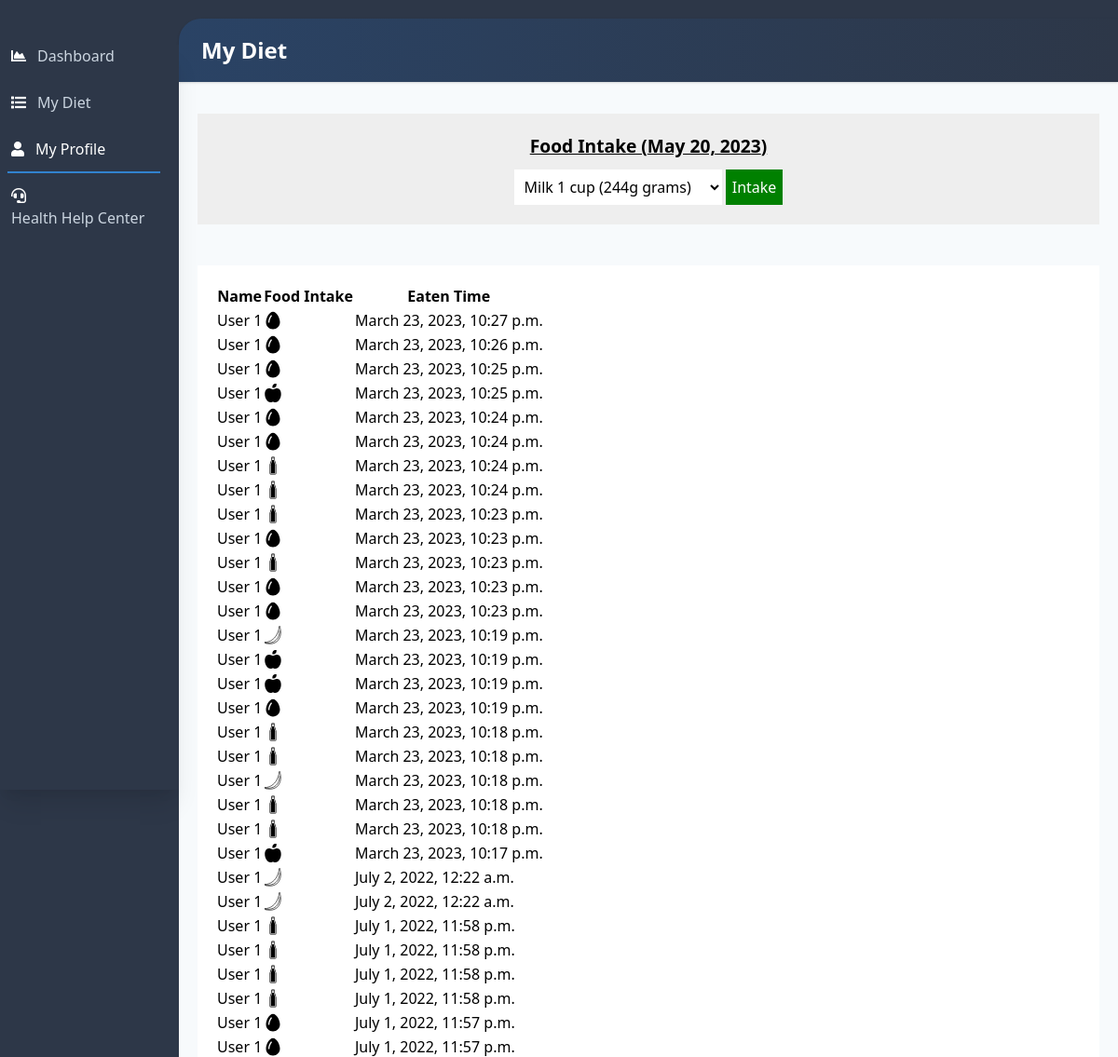
Page /view-my-diet (upper part) on the earlier database version.
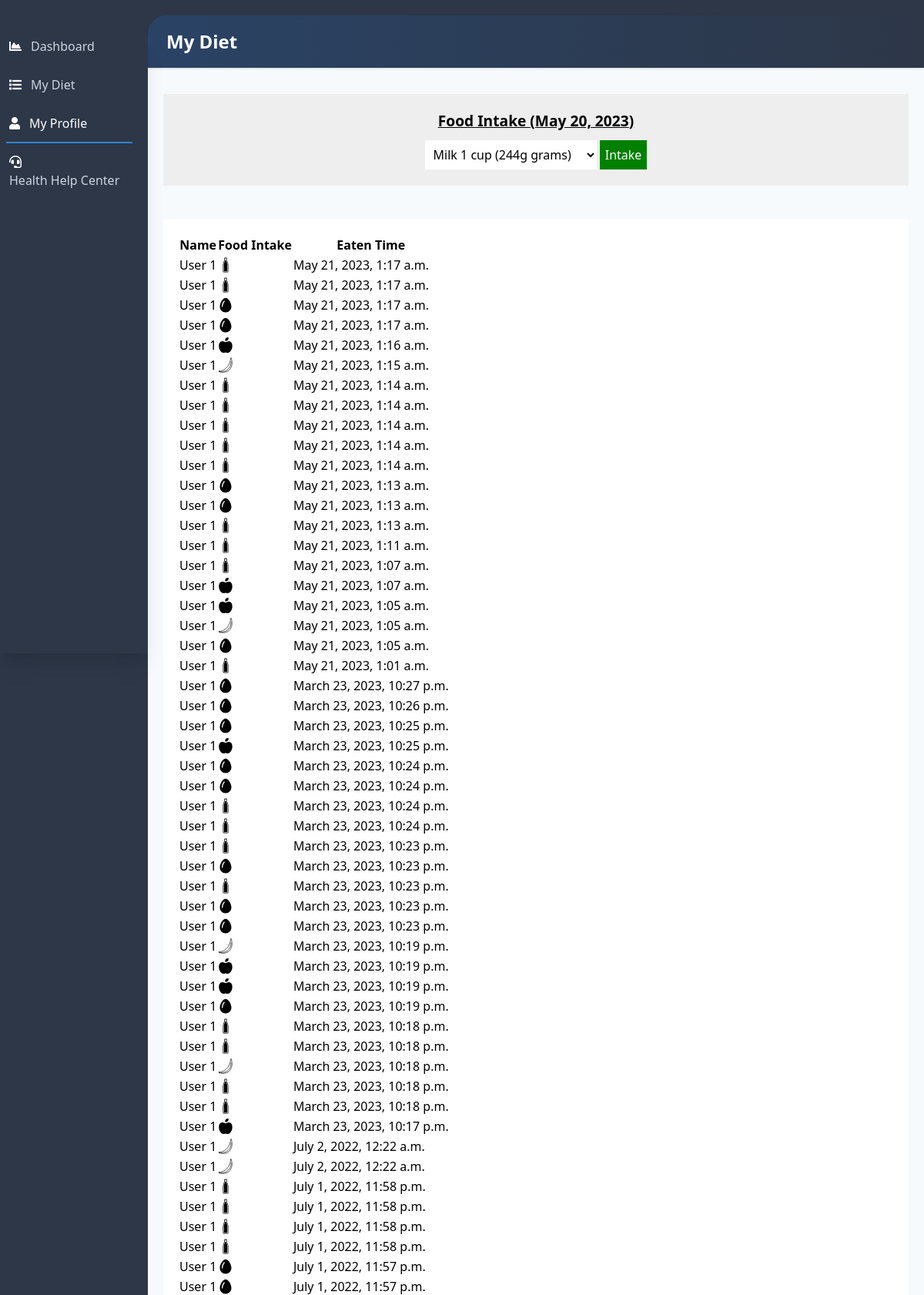
Same page on the later database version.
### rest_api/models.py (models this page shows, shortened)
class MyDiet(models.Model):
    user_id = models.ForeignKey(Person,on_delete=models.CASCADE,related_name="diet")
    diet = models.ForeignKey(FoodDatabase,on_delete=models.CASCADE)
    timestamp = models.DateTimeField(auto_now_add=True)

class Person(models.Model):
    name = models.CharField(max_length=140)
    gender = models.CharField(max_length=100,choices=(("Male","Male"),("Female","Female")))
    weight = models.FloatField(help_text="(kg)")
    height = models.FloatField(help_text="(cm)")
    age = models.PositiveIntegerField()

### dashboard/views.py (the view, shortened to what this page needs)
# urls.py: path('view-my-diet', ViewMyDiet.as_view()),
class ViewMyDiet(ListView):
    template_name = "dashboard/viewmydiet.html"
    model = MyDiet
    extra_context = {}
    queryset = MyDiet.objects.all().order_by("-timestamp")
    paginate_by = 1000
    def get_context_data(self, **kwargs):
        context = super().get_context_data(**kwargs)
        context['now'] = datetime.now()
        context['foods'] = FoodDatabase.objects.all()
        return context

### rest_api/models.py (called while the page is built)
    def __str__(self) -> str:
        return f"{self.name} {self.serving_size}"

### dashboard/templates/dashboard/viewmydiet.html (shortened to what this page needs)
<!DOCTYPE html>
<html lang="en">
<head>
    <link rel="stylesheet" href="https://use.fontawesome.com/releases/v5.3.1/css/all.css">
    <link href="https://unpkg.com/tailwindcss@^1.0/dist/tailwind.min.css" rel="stylesheet">
    <link href="https://afeld.github.io/emoji-css/emoji.css" rel="stylesheet">
    <link rel="stylesheet" href="//cdn.datatables.net/1.12.1/css/jquery.dataTables.min.css">
</head>
<body class="bg-gray-800 font-sans leading-normal tracking-normal">
    <div class="flex flex-col md:flex-row">
        <div class="bg-gray-800 shadow-xl h-16 fixed bottom-0 mt-12 md:relative md:h-screen z-10 w-full md:w-48">
            <div
                class="md:mt-6 md:w-48 md:fixed md:left-0 md:top-0 content-center md:content-start text-left justify-between">
                <ul class="list-reset flex flex-row md:flex-col py-0 md:py-3 px-1 md:px-2 text-center md:text-left">
                    <li class="mr-3 flex-1">
                        <a href="/"
                            class="block py-1 md:py-3 pl-1 align-middle text-white no-underline hover:text-white border-b-2 border-gray-800 hover:border-pink-500">
                            <i class="fas fa-chart-area pr-0 md:pr-3 text-white-600"></i><span
                                class="pb-1 md:pb-0 text-xs md:text-base text-gray-600 md:text-gray-400 block md:inline-block">Dashboard</span>
                        </a>
                    </li>
                    <li class="mr-3 flex-1">
                        <a href="/view-my-diet"
                            class="block py-1 md:py-3 pl-1 align-middle text-white no-underline hover:text-white border-b-2 border-gray-800 hover:border-purple-500">
                            <i class="fa fa-list pr-0 md:pr-3"></i><span
                                class="pb-1 md:pb-0 text-xs md:text-base text-gray-600 md:text-gray-400 block md:inline-block">My
                                Diet</span>
                        </a>
                    </li>
                    <li class="mr-3 flex-1">
                        <a href="/"
                            class="block py-1 md:py-3 pl-1 align-middle text-white no-underline hover:text-white border-b-2 border-blue-600">
                            <i class="fas fa-user pr-0 md:pr-3"></i><span
                                class="pb-1 md:pb-0 text-xs md:text-base text-white md:text-white block md:inline-block">My
                                Profile</span>
                        </a>
                    </li>
                    <li class="mr-3 flex-1">
                        <a href="/"
                            class="block py-1 md:py-3 pl-0 md:pl-1 align-middle text-white no-underline hover:text-white border-b-2 border-gray-800 hover:border-red-500">
                            <i class="fa fa-headset pr-0 md:pr-3"></i><span
                                class="pb-1 md:pb-0 text-xs md:text-base text-gray-600 md:text-gray-400 block md:inline-block">Health
                                Help Center</span>
                        </a>
                    </li>
                </ul>
            </div>
        </div>
        <div class="main-content flex-1 bg-gray-100 mt-12 md:mt-2 pb-24 md:pb-5">
            <div class="bg-gray-800 pt-3">
                <div class="rounded-tl-3xl bg-gradient-to-r from-blue-900 to-gray-800 p-4 shadow text-2xl text-white">
                    <h3 class="font-bold pl-2">My Diet </h3>
                </div>
            </div>
            <br>
            <div style="margin: 10px 20px;padding: 20px;border: 1px solid #eee;background-color: #eee;text-align: center;">
                <h1 style="font-size: larger;font-weight: bold;text-decoration: underline;margin-bottom: 10px;">Food
                    Intake ({{now.date}})</h1>
                <form method="post">
                    <select style="padding: 7px;background-color:white;" name="intake">
                        {% for food in foods %}
                        <option value="{{food.name}}">{{food}}</option>
                        {% endfor %}
                    </select>
                    <button style="background-color: green;color: white;padding: 7px;" type="submit">Intake</button>
                </form>
            </div>
            <br>
            <div style="margin: 10px 20px;padding: 20px;background-color:white;">
            <table id="my-diet-table">
                <thead>
                    <tr>
                        <th>Name</th>
                        <th>Food Intake</th>
                        <th>Eaten Time</th>
                    </tr>
                </thead>
                <tbody>
                    {% for article in object_list %}
                    <tr>
                        <td>{{article.user_id.name}}</td>
                        <td>
                        </td>
                        <td>{{ article.timestamp}}</td>
                    </tr>
                    {% empty %}
                    <li>No diet yet.</li>
                    {% endfor %}
                </tbody>
            </table>
            </div>
        </div>
    </div>
</body>
</html>

Differences in the rows shown:
added MyDiet: user_id.name "User 1", timestamp "May 21, 2023, 1:17 a.m."
added MyDiet: user_id.name "User 1", timestamp "May 21, 2023, 1:17 a.m."
added MyDiet: user_id.name "User 1", timestamp "May 21, 2023, 1:17 a.m."
added MyDiet: user_id.name "User 1", timestamp "May 21, 2023, 1:17 a.m."
added MyDiet: user_id.name "User 1", timestamp "May 21, 2023, 1:16 a.m."
added MyDiet: user_id.name "User 1", timestamp "May 21, 2023, 1:15 a.m."
added MyDiet: user_id.name "User 1", timestamp "May 21, 2023, 1:14 a.m."
added MyDiet: user_id.name "User 1", timestamp "May 21, 2023, 1:14 a.m."
added MyDiet: user_id.name "User 1", timestamp "May 21, 2023, 1:14 a.m."
added MyDiet: user_id.name "User 1", timestamp "May 21, 2023, 1:14 a.m."
added MyDiet: user_id.name "User 1", timestamp "May 21, 2023, 1:14 a.m."
added MyDiet: user_id.name "User 1", timestamp "May 21, 2023, 1:13 a.m."
added MyDiet: user_id.name "User 1", timestamp "May 21, 2023, 1:13 a.m."
added MyDiet: user_id.name "User 1", timestamp "May 21, 2023, 1:13 a.m."
added MyDiet: user_id.name "User 1", timestamp "May 21, 2023, 1:11 a.m."
added MyDiet: user_id.name "User 1", timestamp "May 21, 2023, 1:07 a.m."
added MyDiet: user_id.name "User 1", timestamp "May 21, 2023, 1:07 a.m."
added MyDiet: user_id.name "User 1", timestamp "May 21, 2023, 1:05 a.m."
added MyDiet: user_id.name "User 1", timestamp "May 21, 2023, 1:05 a.m."
added MyDiet: user_id.name "User 1", timestamp "May 21, 2023, 1:05 a.m."
added MyDiet: user_id.name "User 1", timestamp "May 21, 2023, 1:01 a.m."
